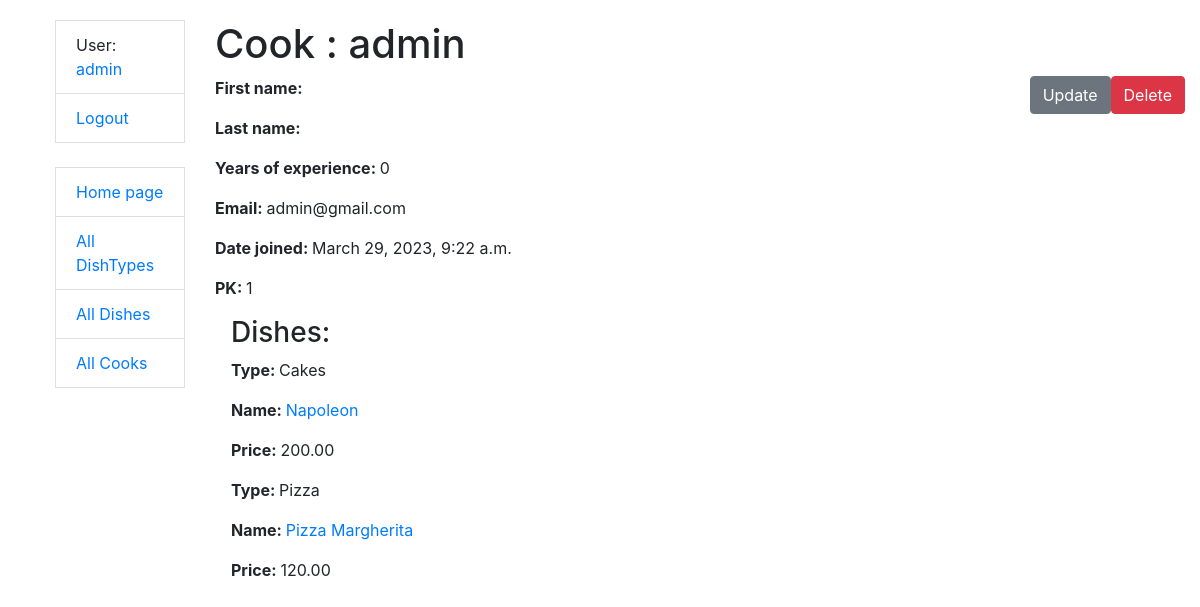
The page /cooks/1/ (signed in) on the database its author committed.
### kitchen/models.py (models this page shows, shortened)
class Cook(AbstractUser):
    years_of_experience = models.PositiveIntegerField(default=0)
    class Meta:
        verbose_name = "cook"
        verbose_name_plural = "cooks"
        ordering = ["username"]

class Dish(models.Model):
    name = models.CharField(max_length=63)
    description = models.TextField(max_length=255)
    price = models.DecimalField(max_digits=5, decimal_places=2)
    dish_type = models.ForeignKey(DishType, on_delete=models.CASCADE, related_name="dishes")
    cooks = models.ManyToManyField(settings.AUTH_USER_MODEL, related_name="dishes")
    class Meta:
        ordering = ["name"]

class DishType(models.Model):
    name = models.CharField(max_length=63, unique=True)
    class Meta:
        ordering = ["name"]

### kitchen/views.py (the view)
class CookDetailView(LoginRequiredMixin, generic.DetailView):
    model = Cook
    queryset = Cook.objects.prefetch_related("dishes")

### templates/kitchen/cook_detail.html
{% extends "base.html" %}
{% block content %}
  <h1>Cook : {{ cook.username }}</h1>
  <a style="float: right"
     href="{% url 'kitchen:cook-delete' pk=cook.id %}"
       class="btn btn-danger link-to-page">
      Delete
    </a>
  <a style="float: right"
     href="{% url 'kitchen:cook-update' pk=cook.id %}"
     class="btn btn-secondary link-to-page">
      Update
  </a>
  <p><strong>First name: </strong> {{ cook.first_name }}</p>
  <p><strong>Last name: </strong> {{ cook.last_name }}</p>
  <p><strong>Years of experience: </strong> {{ cook.years_of_experience }}</p>
  <p><strong>Email: </strong> {{ cook.email }}</p>
  <p><strong>Date joined: </strong> {{ cook.date_joined }}</p>
  <p><strong>PK: </strong> {{ cook.pk }}</p>
  <div class="ml-3">
    <h3>Dishes:</h3>
  {% for dish in cook.dishes.all %}
    <p><strong>Type: </strong>{{ dish.dish_type.name }}</p>
    <p><strong>Name: </strong><a
        href="{% url "kitchen:dish-detail" pk=dish.id %}">{{ dish.name }}
    </a></p>
    <p><strong>Price: </strong>{{ dish.price }}</p>
  {% empty %}
    <p>There are no dishes in {{ cook.username }}!</p>
  {% endfor %}
  </div>
{% endblock %}

### templates/includes/sidebar.html
<ul class="sidebar-nav">
  {% if user.is_authenticated %}
    <li class="list-group-item">User: <a href="{% url 'kitchen:cook-detail' user.pk %}">{{ user.username }}</a></li>
    <li class="list-group-item"><a href="{% url "logout" %}">Logout</a></li>
  {% else %}
    <li class="list-group-item"><a href="{% url "login" %}">Login</a></li>
  {% endif %}
  <br>
  <li class="list-group-item"><a href="{% url 'kitchen:index' %}">Home page</a></li>
  <li class="list-group-item"><a href="{% url 'kitchen:dish-type-list' %}">All DishTypes</a></li>
  <li class="list-group-item"><a href="{% url 'kitchen:dish-list' %}">All Dishes</a></li>
  <li class="list-group-item"><a href="{% url 'kitchen:cook-list' %}">All Cooks</a></li>
</ul>

### static/css/style.css (style rules this page uses)
body { margin-top: 20px; }

### rows shown on the page
Cook: username "admin", years_of_experience "0", email "admin@gmail.com", date_joined "March 29, 2023, 9:22 a.m.", pk "1"
Dish: dish_type.name "Cakes", name "Napoleon", price "200.00"
Dish: dish_type.name "Pizza", name "Pizza Margherita", price "120.00"
